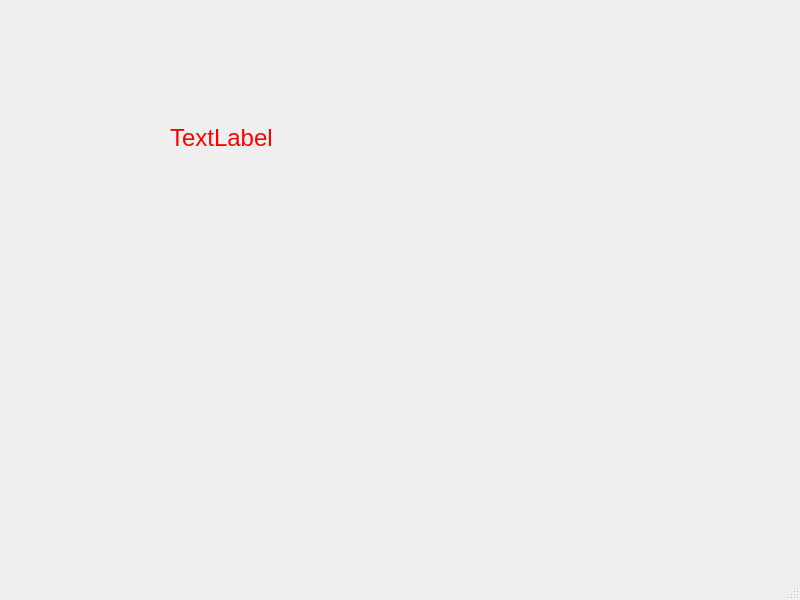
<?xml version="1.0" encoding="UTF-8"?>
<ui version="4.0">
 <class>MainWindowTESTS</class>
 <widget class="QMainWindow" name="MainWindowTESTS">
  <property name="geometry">
   <rect>
    <x>0</x>
    <y>0</y>
    <width>800</width>
    <height>600</height>
   </rect>
  </property>
  <property name="windowTitle">
   <string>MainWindow</string>
  </property>
  <widget class="QWidget" name="centralwidget">
   <widget class="QLabel" name="label">
    <property name="geometry">
     <rect>
      <x>170</x>
      <y>120</y>
      <width>126</width>
      <height>36</height>
     </rect>
    </property>
    <property name="text">
     <string>&lt;!DOCTYPE HTML PUBLIC &quot;-//W3C//DTD HTML 4.0//EN&quot; &quot;http://www.w3.org/TR/REC-html40/strict.dtd&quot;&gt;
&lt;html&gt;&lt;head&gt;&lt;meta name=&quot;qrichtext&quot; content=&quot;1&quot; /&gt;&lt;style type=&quot;text/css&quot;&gt;
p, li { white-space: pre-wrap; }
&lt;/style&gt;&lt;/head&gt;&lt;body style=&quot; font-family:'MS Shell Dlg 2'; font-size:7.8pt; font-weight:400; font-style:normal;&quot;&gt;
&lt;p style=&quot; margin-top:0px; margin-bottom:0px; margin-left:0px; margin-right:0px; -qt-block-indent:0; text-indent:0px;&quot;&gt;&lt;span style=&quot; font-size:18pt; color:#ff0000;&quot;&gt;TextLabel&lt;/span&gt;&lt;/p&gt;&lt;/body&gt;&lt;/html&gt;</string>
    </property>
   </widget>
  </widget>
  <widget class="QMenuBar" name="menubar">
   <property name="geometry">
    <rect>
     <x>0</x>
     <y>0</y>
     <width>800</width>
     <height>22</height>
    </rect>
   </property>
  </widget>
  <widget class="QStatusBar" name="statusbar"/>
 </widget>
 <resources/>
 <connections/>
</ui>
